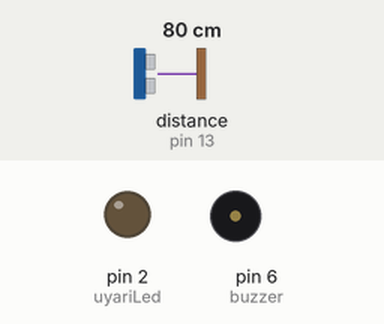
This sketch was run on a simulated Arduino Uno, built with avr-gcc and run on an emulated ATmega328P. Parts: output pins drawn as LEDs (lit = HIGH), buzzer (waves = sounding, pin HIGH). Wiring (inferred from the names in the program): ultrasonic range finder: trigger pin 12; echo pin 13. Dashed ring = blinking. The test bench sets the inputs (shaded band); at power-on: distance to the obstacle (sensor on pin 13) 80 cm. The echo pulse lasts 58.3 µs per cm; pins used as bus, display or sensor lines are not drawn.

Above: at 1.2 s.
1.3 s: distance to the obstacle (sensor on pin 13) set to 56 cm
2.8 s: distance to the obstacle (sensor on pin 13) set to 47 cm
At 2.87 s:
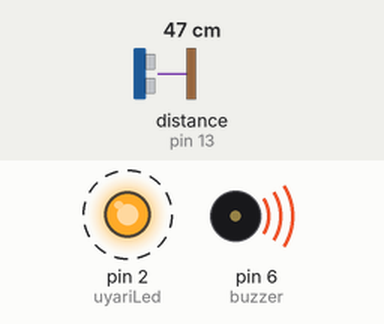
5.8 s: distance to the obstacle (sensor on pin 13) set to 2 cm
At 6.3 s:
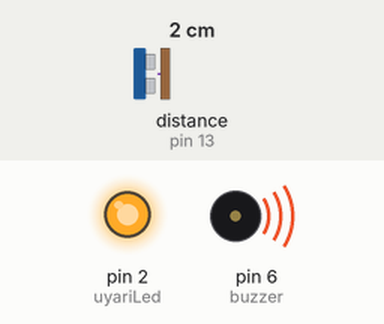
Timing chart, 0 to 8.8 s (numbered marks = the images above; inputs shaded):
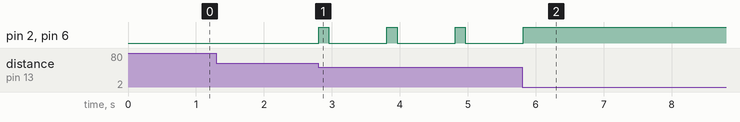

Measured:
- the behaviour switches between 52 and 51 cm on distance to the obstacle (sensor on pin 13) (found by bisection; images 0 and 1)
- after the input at 1.3 s, every drawn part: stays the same
- after the input at 2.8 s, pin 2 (uyariLed), pin 6 (buzzer): alternates HIGH for 0.15 s and LOW for 0.85 s, starting at once
- after the input at 5.8 s, pin 2 (uyariLed), pin 6 (buzzer): goes on until 5.8 s, then stays HIGH

The sketch:

Arduino_with_HCSR04.ino
```cpp
const int trigger_pin = 12;
const int echo_pin = 13;
int uyariLed = 2;
int buzzer = 6;

int sure ;
int mesafe ;

void setup() {

pinMode(uyariLed , OUTPUT);
pinMode(buzzer , OUTPUT);

pinMode(trigger_pin , OUTPUT);

pinMode(echo_pin , INPUT);

}
void loop()

{

digitalWrite(trigger_pin , HIGH);

delayMicroseconds(1000);

digitalWrite(trigger_pin , LOW);

sure = pulseIn(echo_pin , HIGH);

mesafe = (sure / 2) / 29.1;


if (mesafe <= 10)
{

digitalWrite(uyariLed , HIGH);
digitalWrite(buzzer , HIGH);

}
else if(mesafe>10 && mesafe<=20)
{
digitalWrite(uyariLed , HIGH);
digitalWrite(buzzer , HIGH);
delay(150);
digitalWrite(uyariLed , LOW);
digitalWrite(buzzer , LOW);
delay(250);
}
else if(mesafe>20 && mesafe<=30)
{
digitalWrite(uyariLed , HIGH);
digitalWrite(buzzer , HIGH);
delay(150);
digitalWrite(uyariLed , LOW);
digitalWrite(buzzer , LOW);
delay(450);
}
else if(mesafe>30 && mesafe<=40)
{
digitalWrite(uyariLed , HIGH);
digitalWrite(buzzer , HIGH);
delay(150);
digitalWrite(uyariLed , LOW);
digitalWrite(buzzer , LOW);
delay(650);
}
else if(mesafe>40 && mesafe<=50)
{
digitalWrite(uyariLed , HIGH);
digitalWrite(buzzer , HIGH);
delay(150);
digitalWrite(uyariLed , LOW);
digitalWrite(buzzer , LOW);
delay(850);
}
}
```
